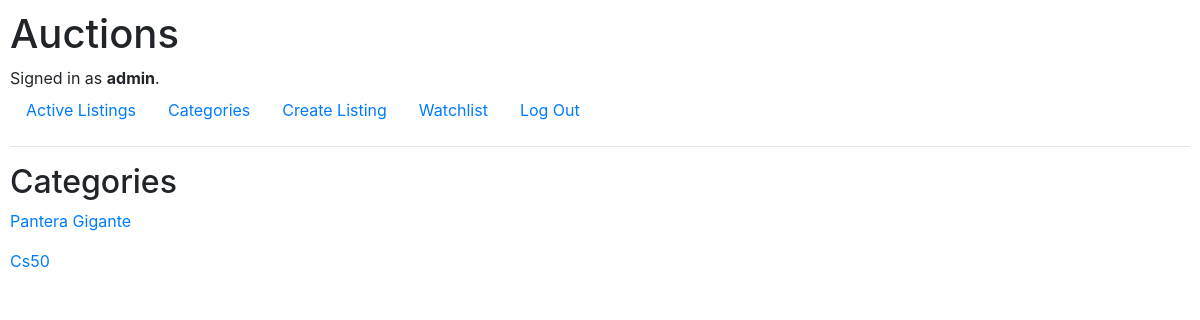
The app's page /category/6 (signed in) with its own data.
### auctions/models.py (models this page shows)
class User(AbstractUser):
    pass

class Listing(models.Model):
    title = models.CharField(max_length=64)
    description = models.CharField(max_length=250)
    image_url = models.CharField(max_length=500)
    start_bid = models.FloatField()
    creator = models.ForeignKey(User, on_delete=models.CASCADE)
    active = models.BooleanField(default=True)
    date_create = models.DateTimeField(auto_now_add=True)
    watchlist = models.ManyToManyField(User, blank=True, related_name="watchlist")
    def __str__(self):
        return f"{self.id}: {self.title}"

### auctions/views.py (the view)
# urls.py: path("category/<int:category_id>", views.category_list, name="catl")
def category_list(request, category_id):
    cat = Category.objects.get(pk=category_id)
    listings = cat.listings.all()
    print(listings)
    return render(request, "auctions/category_list.html",{
        "listings":  listings,
    })

### auctions/templates/auctions/category_list.html
{% extends "auctions/layout.html" %}
{% block body %}
    <h2>Categories</h2>
    {% for l in listings %}
        <p><a  href="{% url 'lpage' l.id %}">{{l.title}}</a></p>
    {% endfor%}
{% endblock %}

### auctions/templates/auctions/layout.html (shortened to what this page needs)
{% load static %}
<!DOCTYPE html>
<html lang="en">
    <head>
        <link rel="stylesheet" href="https://maxcdn.bootstrapcdn.com/bootstrap/4.3.1/css/bootstrap.min.css">
        <link rel="stylesheet" href="https://use.fontawesome.com/releases/v5.6.3/css/all.css">
        <link href="{% static 'auctions/styles.css' %}" rel="stylesheet">
    </head>
    <body>
        <h1>Auctions</h1>
        <div>
            {% if user.is_authenticated %}
                Signed in as <strong>{{ user.username }}</strong>.
            {% else %}
                Not signed in.
            {% endif %}
        </div>
        <ul class="nav">
            <li class="nav-item">
                <a class="nav-link" href="{% url 'index' %}">Active Listings</a>
            </li>
            <li class="nav-item">
                <a class="nav-link" href="{% url 'cat' %}">Categories</a>
            </li>
            {% if user.is_authenticated %}
                <li class="nav-item">
                    <a class="nav-link" href="{% url 'create' %}">Create Listing</a>
                </li>
                <li class="nav-item">
                    <a class="nav-link" href="{% url 'wl' %}">Watchlist</a>
                </li>
                <li class="nav-item">
                    <a class="nav-link" href="{% url 'logout' %}">Log Out</a>
                </li>
            {% endif %}
        </ul>
        <hr>
        {% block body %}
        {% endblock %}
    </body>
</html>

### auctions/static/auctions/styles.css (style rules this page uses)
body { padding: 10px; }

### records on screen
User: username "admin"
Listing: title "Pantera Gigante"
Listing: title "Cs50"
